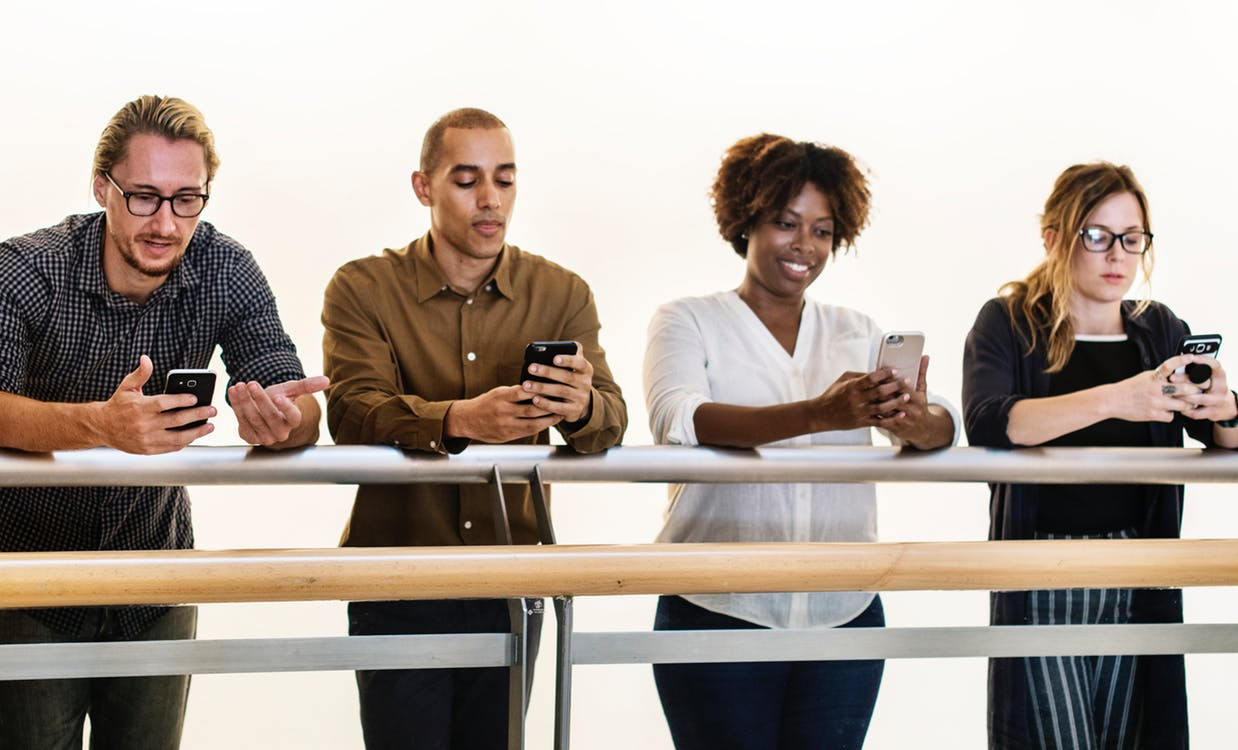
#> input picture people_with_phones.png, 1238 x 750 px, given in place of the camera
$ python main.py
#> lines starting #> are read from the running program, lines starting #| are printed output that depends on the picture; after the words box and inside, x2 and y2 are one past the last pixel; in counts of white or black regions, pixels touching at a corner belong together
# https://www.digitalocean.com/community/tutorials/how-to-detect-and-extract-faces-from-an-image-with-opencv-and-python

from itertools import count
from typing import Counter
import cv2
import sys
import random
from PIL import Image
from cv2 import VideoCapture
from cv2 import imshow
import pyttsx3
import time

voice_engine = pyttsx3.init()
voice_engine.say("Welcome to SLAP BOT FOUR TWENTY RUSSIAN ROULETTE EDITION.")
voice_engine.runAndWait()
voice_engine.say("Please stand in a line so I can see you.")
voice_engine.runAndWait()
voice_engine.say("Okay now, let's see")
voice_engine.runAndWait()
voice_engine.say("I choose...")
voice_engine.runAndWait()
voice_engine.say("This human.")
voice_engine.runAndWait()

cam = VideoCapture(0)

result, image = cam.read()
#> image is the input picture: shape (750, 1238, 3); mean B, G, R 154.5, 163.1, 173.8

if result:
    imshow("Target Practice", image)

gray = cv2.cvtColor(image, cv2.COLOR_BGR2GRAY)
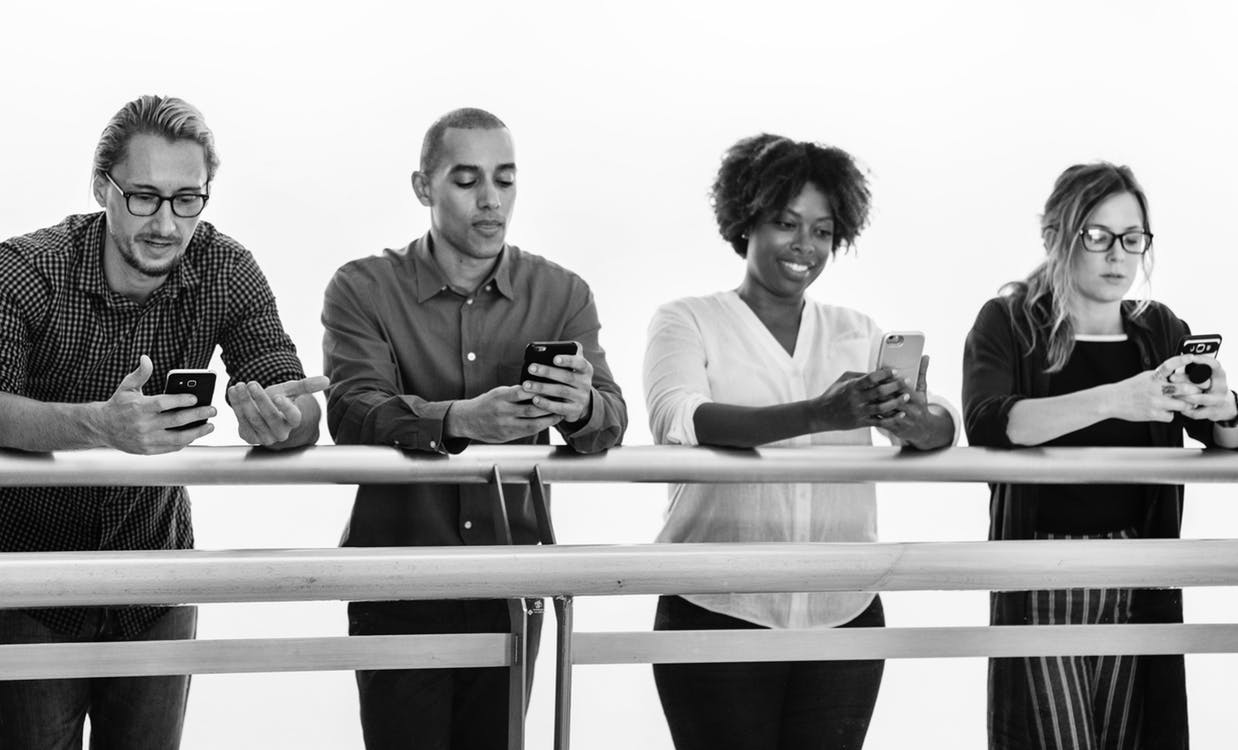
#> gray: shape (750, 1238); min 0, max 255, mean 165.3

faceCascade = cv2.CascadeClassifier(
    cv2.data.haarcascades + "haarcascade_frontalface_default.xml")
faces = faceCascade.detectMultiScale(
    gray,
    scaleFactor=1.3,
    minNeighbors=3,
    minSize=(30, 30)
)  # returns Rect(x,y,w,h) for each face detected --> these are the pixel locations for the rectangle.
#> faces = [[437, 141, 99, 99], [762, 198, 82, 82], [106, 153, 116, 116], [1016, 183, 151, 151]]

print("[INFO] Found {0} Faces.".format(len(faces)))
#| [INFO] Found 4 Faces.

counter = 0

for (x, y, w, h) in faces:  # iterate through list of pixel locations
    counter = counter+1
    cv2.rectangle(image, (x, y), (x + w, y + h), (0, 255, 0), 2)
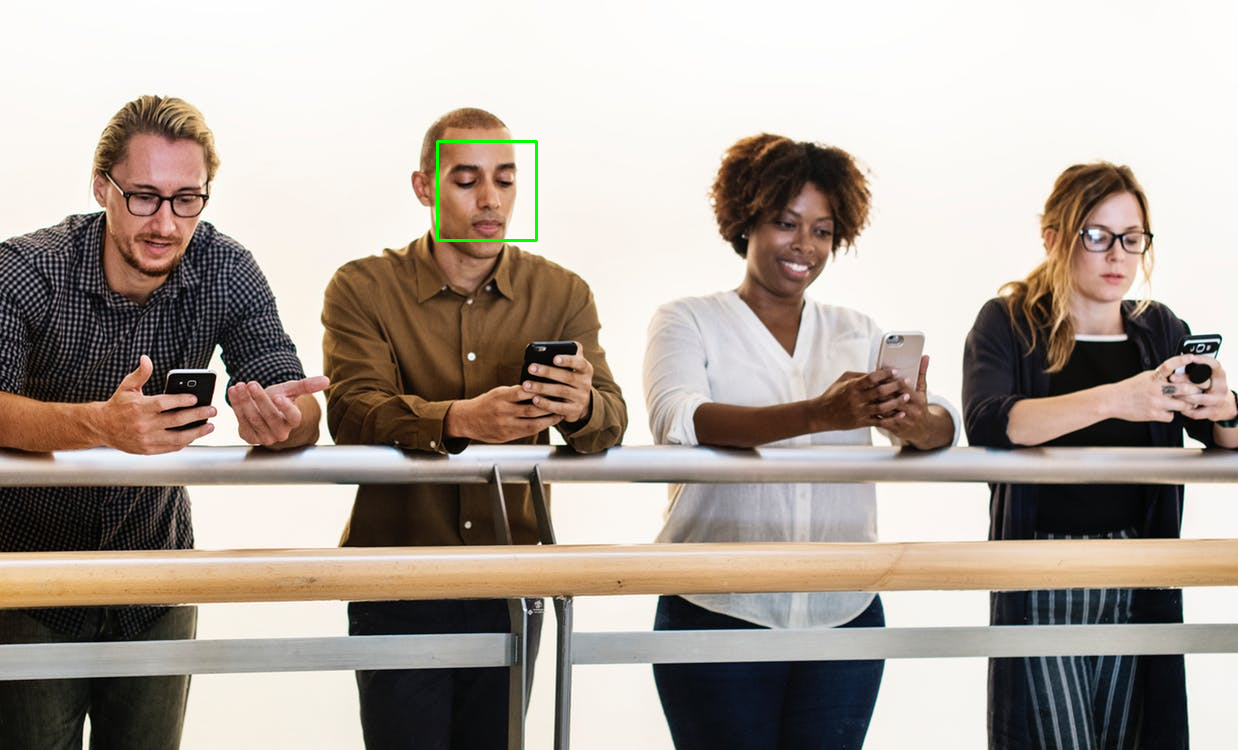
#> image: shape (750, 1238, 3); 0.13% of pixels changed, all inside (x1, y1, x2, y2) = (436, 140, 538, 242)
    # get all the pixels within face recognition rectangle
    roi_color = image[y:y + h, x:x + w]
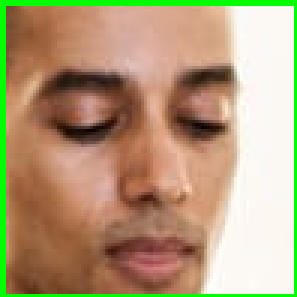
#> roi_color: shape (99, 99, 3) (shown 3 times larger); mean B, G, R 120.9, 156.5, 178.7
    print("[INFO] Object found. Saving locally.")

    cv2.imwrite(str(counter) + '_faces.jpg', roi_color)

    src = cv2.imread(str(counter) + '_faces.jpg', cv2.IMREAD_UNCHANGED)
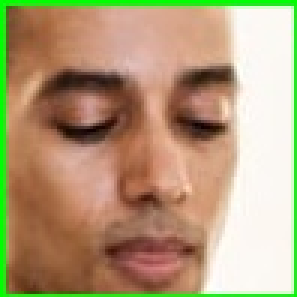
#> src: shape (99, 99, 3) (shown 3 times larger); mean B, G, R 121, 156.2, 178.7
    # factor by which the image is resized
    scale = 10
    width = int(src.shape[1] * scale)
#> width = 990
    height = int(src.shape[0] * scale)
#> height = 990
    # new size
    dsize = (width, height)
#> dsize = (990, 990)
    # resize image
    output = cv2.resize(src, dsize)
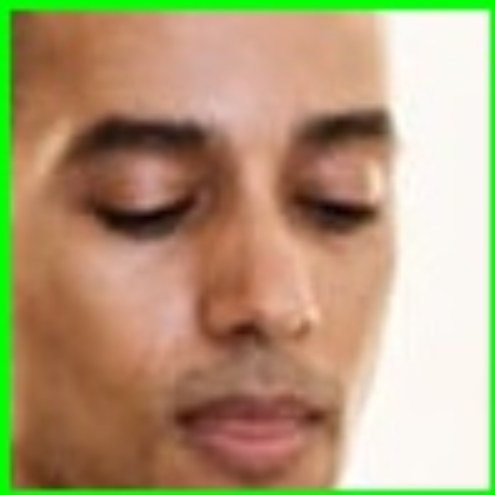
#> output: shape (990, 990, 3) (shown at 1/2 size); mean B, G, R 120.9, 156.1, 178.6
    cv2.imwrite(str(counter) + '_faces.jpg', output)

status = cv2.imwrite('faces_detected.jpg', image)
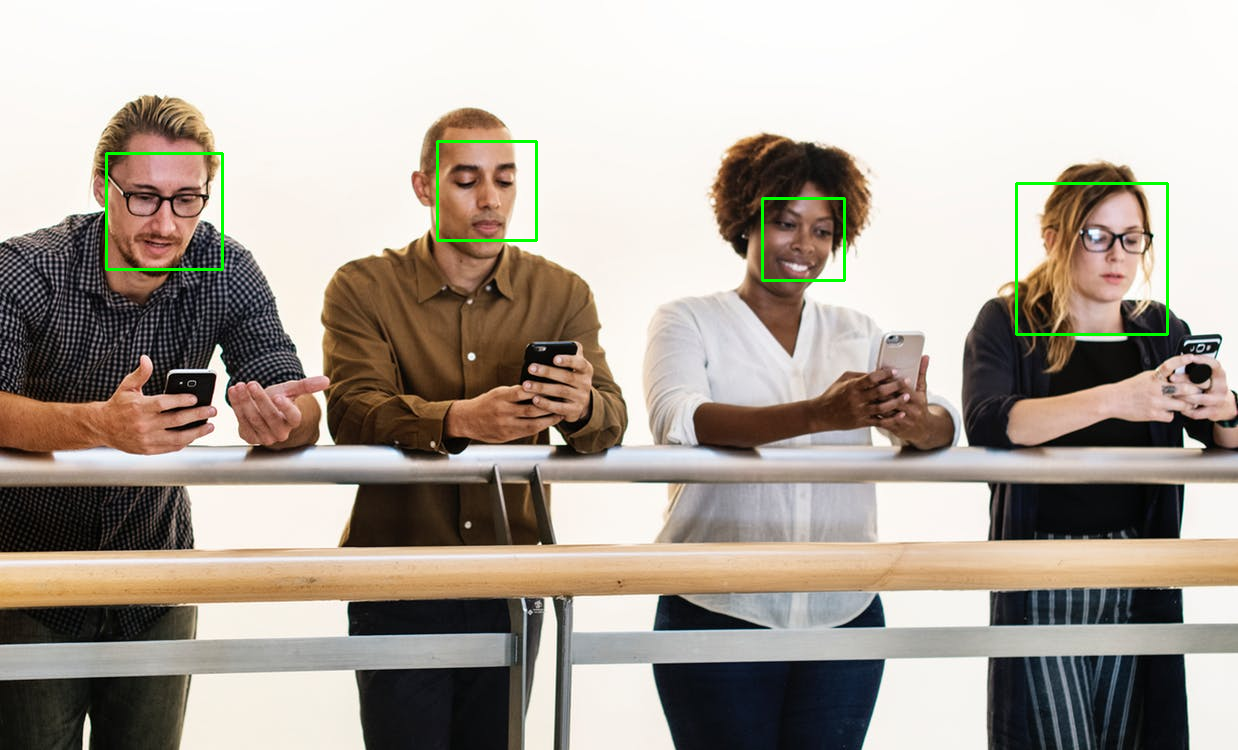
#> saved as faces_detected.jpg: shape (750, 1238, 3); mean B, G, R 153.8, 163.8, 172.9
print("[INFO] Image faces_detected.jpg written to filesystem: ", status)
#| [INFO] Image faces_detected.jpg written to filesystem:  True

chosen_person = Image.open(str(random.randint(1, counter)) + "_faces.jpg")
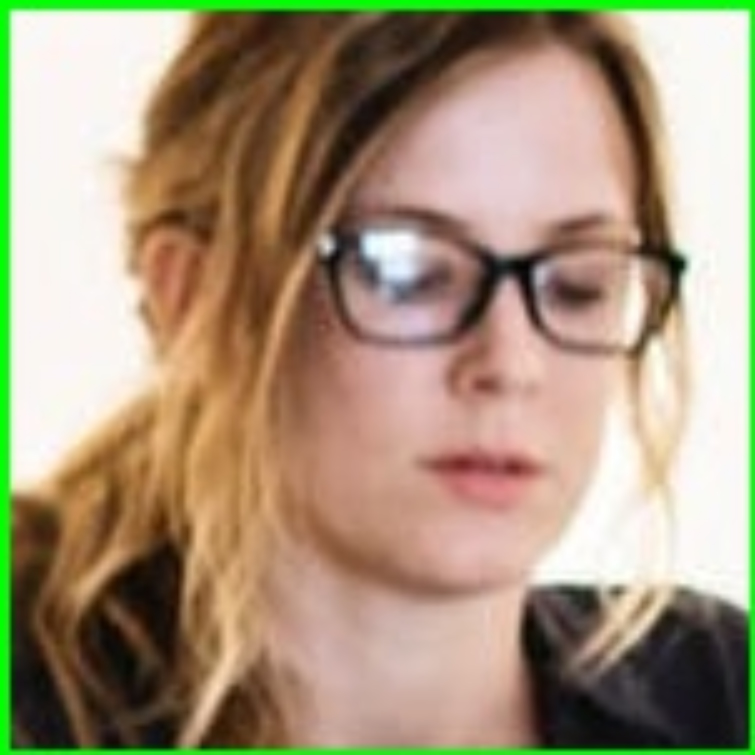
#> chosen_person: PIL image 1510x1510 RGB (shown at 1/2 size); mean R, G, B 166, 149, 122.7

chosen_person.show()

voice_engine.say(
    "Please place your forehead on the red button so I can slap you.")
voice_engine.runAndWait()
